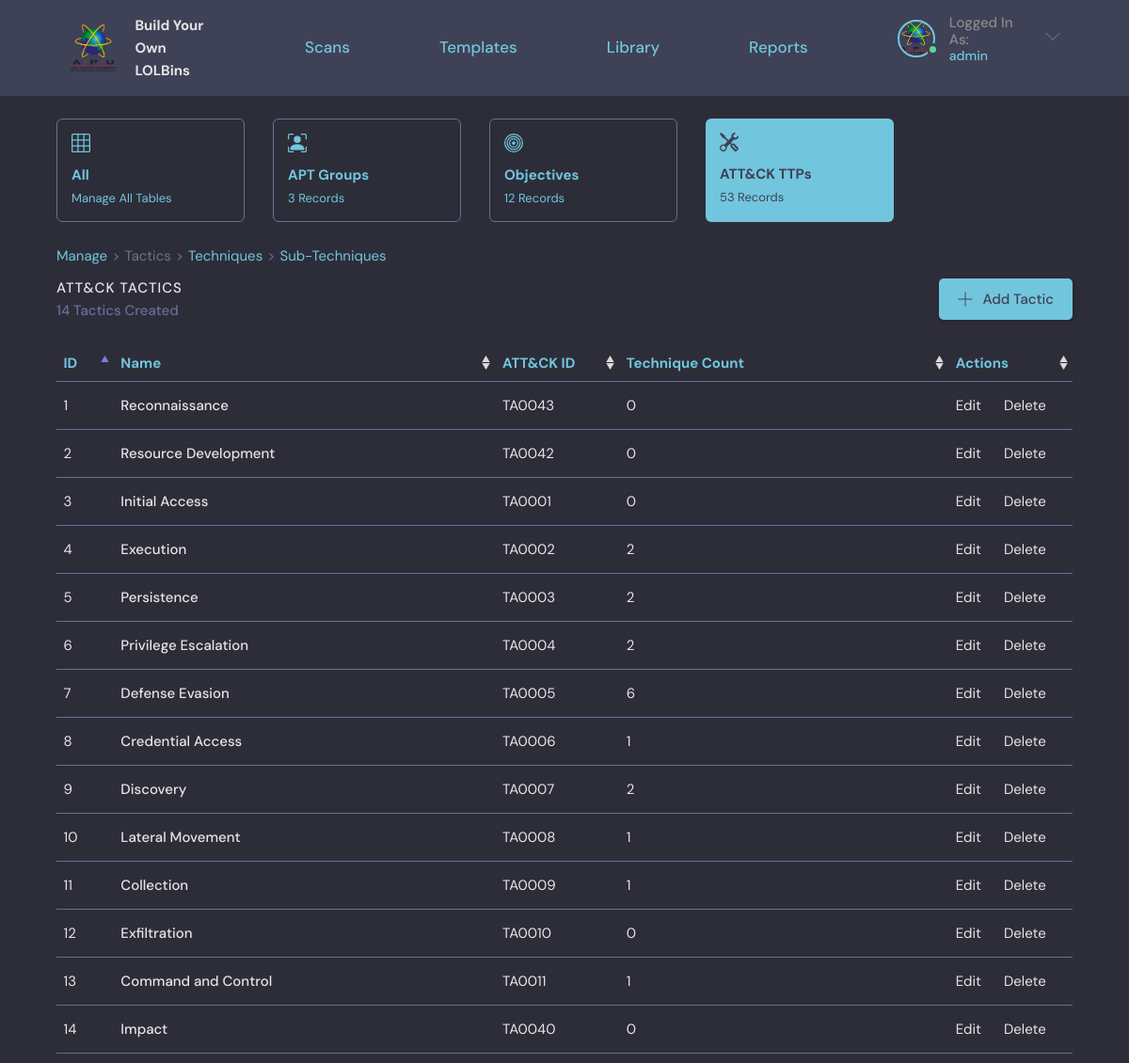
/attackTactic/ (signed in), run on the app's committed database.
### base/models.py (models this page shows, shortened)
class AttackTactic(models.Model):
    name = models.CharField(max_length=20, default="New ATT&CK Tactic")
    attackid = models.CharField("ATT&CK ID", max_length=6, default="TA0000")
    class Meta:
        verbose_name = 'ATT&CK Tactic'

### base/views.py (the view)
# urls.py: path('attackTactic/', views.attackTactic, name="attackTactic"),
@login_required(login_url='login')
def attackTactic(request):
    apts = APT.objects.all()
    apt_count = apts.count()
    objectives = Objective.objects.all()
    objective_count = objectives.count()
    attackTactics = AttackTactic.objects.all()
    attackTechniques = AttackTechnique.objects.all()
    attackSubTechniques = AttackSubTechnique.objects.exclude(attackid=".000")
    ttp_count = attackTactics.count() + attackTechniques.count() + attackSubTechniques.count()
    if request.user.is_superuser != 1:
        return redirect('forbidden')
    context = {'attackTactics': attackTactics, 'apt_count': apt_count, 'objective_count': objective_count, 'ttp_count': ttp_count}
    return render(request, 'base/attackTactic.html', context)

### base/templates/base/attackTactic.html (shortened to what this page needs)
{% extends 'main.html' %}
{% block content %}
{% load static %}
<main class="layout layout--2">
  <div class="container-column">
    <div class="roomList__cards">
        <a href="{% url 'manage' %}">
            <div class="admin-card">
                <div class="admin-card-contents">
                    <h4>All</h4>
                    <span>Manage All Tables</span>
                </div>
            </div>
        </a>
        <a href="{% url 'apt' %}">
            <div class="admin-card">
                <div class="admin-card-contents">
                    <h4>APT Groups</h4>
                    <span>{{apt_count}} Records</span>
                </div>
            </div>
        </a>
        <a href="{% url 'objective' %}">
            <div class="admin-card">
                <div class="admin-card-contents">
                    <h4>Objectives</h4>
                    <span>{{objective_count}} Records</span>
                </div>
            </div>
        </a>
        <a href="{% url 'attackTactic' %}">
            <div class="admin-card-selected">
                <div class="admin-card-contents">
                    <h4>ATT&CK TTPs</h4>
                    <span>{{ttp_count}} Records</span>
                </div>
            </div>
        </a>
    </div>
    <nav style="--bs-breadcrumb-divider: '>';" aria-label="breadcrumb">
        <ol class="breadcrumb">
          <li class="breadcrumb-item"><a href="{% url 'manage' %}">Manage</a></li>
          <li class="breadcrumb-item active" aria-current="page">Tactics</li>
          <li class="breadcrumb-item"><a href="{% url 'attackTechnique' %}">Techniques</a></li>
          <li class="breadcrumb-item"><a href="{% url 'attackSubTechnique' %}">Sub-Techniques</a></li>
        </ol>
    </nav>
    <div class="roomList__header">
        <div>
            <h2>ATT&CK Tactics</h2>
            <p>{{attackTactics.count}} Tactics Created</p>
        </div>
        <a class="btn btn--main" href="{% url 'new-attackTactic' %}">
            <svg version="1.1" xmlns="http://www.w3.org/2000/svg" width="32" height="32" viewBox="0 0 32 32">
            <title>add</title>
            <path
                d="M16.943 0.943h-1.885v14.115h-14.115v1.885h14.115v14.115h1.885v-14.115h14.115v-1.885h-14.115v-14.115z"
            ></path>
            </svg>
            Add Tactic
        </a>
    </div>
    <table id="attackTactics-table" class="table">
        <thead>
            <tr>
                <th scope="col">ID</th>
                <th scope="col">Name</th>
                <th scope="col">ATT&CK ID</th>
                <th scope="col">Technique Count</th>
                <th scope="col">Actions</th>
            </tr>
        </thead>
        <tbody>
            {% if attackTactics.count != 0 %}
                {% for tactic in attackTactics %}
                    <tr>
                        <td style="width: 6rem;">{{forloop.counter}}</td>
                        <td style="width: 40rem; font-weight: 500">{{tactic.name}}</td>
                        <td style="width: 13rem;">{{tactic.attackid}}</td>
                        <td>{{tactic.attacktechnique_set.all.count}}</td>
                        <td style="width: 13rem;">
                            <a href="{% url 'update-attackTactic' tactic.id %}" style="padding-right: 2rem">Edit</a>
                            <a href="{% url 'delete-attackTactic' tactic.id %}">Delete</a>
                        </td>
                    </tr>
                {% endfor %}
            {% endif %}
        </tbody>
    </table>
  </div>
</main>
{% endblock content %}

### templates/navigationBar.html (shortened to what this page needs)
{% load static %}
<header class="header header--loggedIn">
  <div class="container">
    <a href="{% url 'home' %}" class="header__logo">
      <img src="{% static 'images/APU.png' %}" style="width:50px;height:50px;"/>
      <h1>
        Build Your<br>
        Own LOLBins
      </h1>
    </a>
    <a href="{% url 'home' %}" class="header__text">
      <h2>Scans</h2>
    </a>
    <a href="{% url 'template' %}" class="header__text">
      <h2>Templates</h2>
    </a>
    <a href="{% url 'library' %}" class="header__text">
      <h2>Library</h2>
    </a>
    <a href="{% url 'report' %}" class="header__text">
      <h2>Reports</h2>
    </a>
    <nav class="header__menu">
      {% if request.user.is_authenticated %}
          <div class="header__user">
            <a href="{% url 'user-profile' request.user.id%}">
                <div class="avatar avatar--medium active">
                <img src="{% static 'images/APU.png' %}" />
                </div>
                <p>Logged In As:<span>{{request.user}}</span></p>
            </a>
            <button class="dropdown-button">
                <svg version="1.1" xmlns="http://www.w3.org/2000/svg" width="32" height="32" viewBox="0 0 32 32">
                <title>chevron-down</title>
                <path d="M16 21l-13-13h-3l16 16 16-16h-3l-13 13z"></path>
                </svg>
            </button>
          </div>
      {% else %}
          <a href="{% url 'login' %}">
              <img src="{% static 'images/avatar.svg' %}" />
              <p>Login</p>
          </a>
      {% endif %}
    </nav>
  </div>
</header>

### data on the page
AttackTactic: name "Reconnaissance", attackid "TA0043", attacktechnique_set.all.count "0"
AttackTactic: name "Resource Development", attackid "TA0042", attacktechnique_set.all.count "0"
AttackTactic: name "Initial Access", attackid "TA0001", attacktechnique_set.all.count "0"
AttackTactic: name "Execution", attackid "TA0002", attacktechnique_set.all.count "2"
AttackTactic: name "Persistence", attackid "TA0003", attacktechnique_set.all.count "2"
AttackTactic: name "Privilege Escalation", attackid "TA0004", attacktechnique_set.all.count "2"
AttackTactic: name "Defense Evasion", attackid "TA0005", attacktechnique_set.all.count "6"
AttackTactic: name "Credential Access", attackid "TA0006", attacktechnique_set.all.count "1"
AttackTactic: name "Discovery", attackid "TA0007", attacktechnique_set.all.count "2"
AttackTactic: name "Lateral Movement", attackid "TA0008", attacktechnique_set.all.count "1"
AttackTactic: name "Collection", attackid "TA0009", attacktechnique_set.all.count "1"
AttackTactic: name "Exfiltration", attackid "TA0010", attacktechnique_set.all.count "0"
AttackTactic: name "Command and Control", attackid "TA0011", attacktechnique_set.all.count "1"
AttackTactic: name "Impact", attackid "TA0040", attacktechnique_set.all.count "0"

### other printed values
{{ request.user }} "admin"
{{ apt_count }} "3"
{{ objective_count }} "12"
{{ ttp_count }} "53"
{{ attackTactics.count }} "14"
